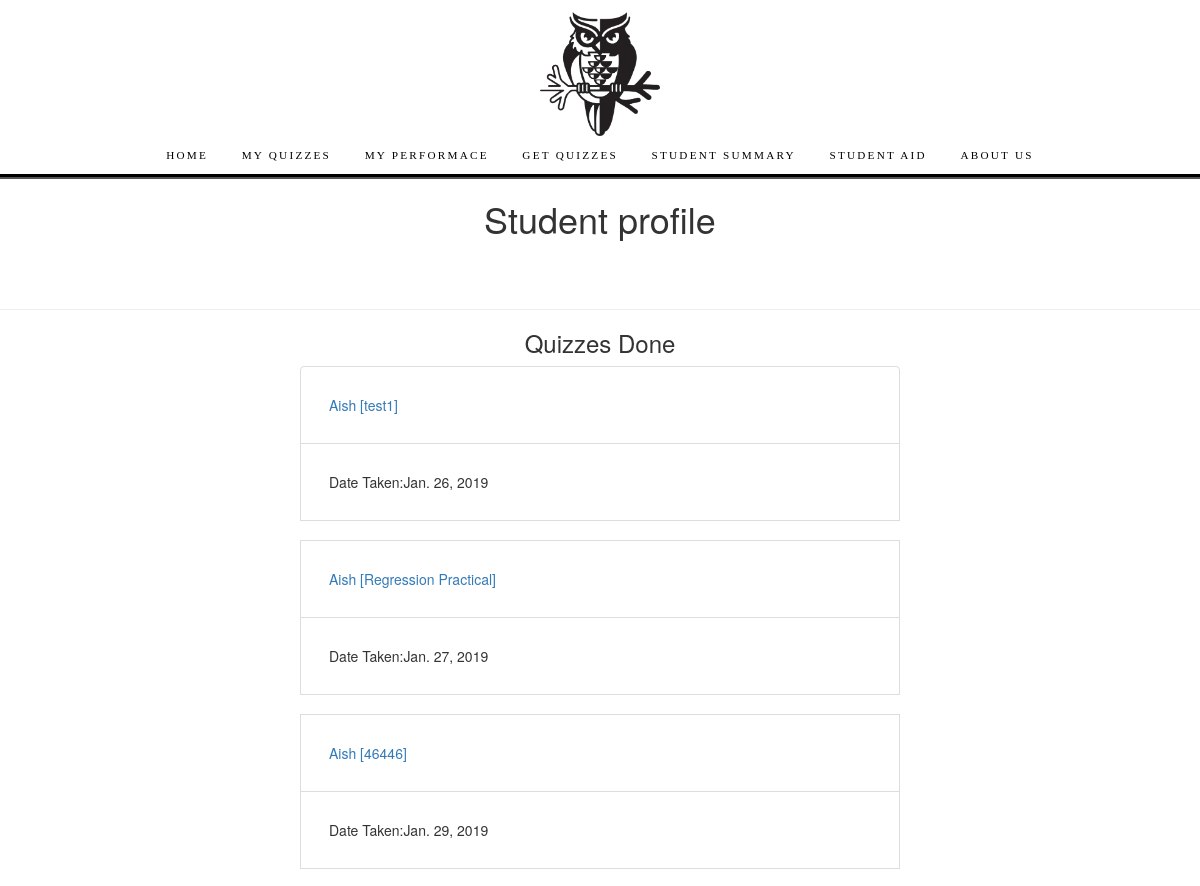
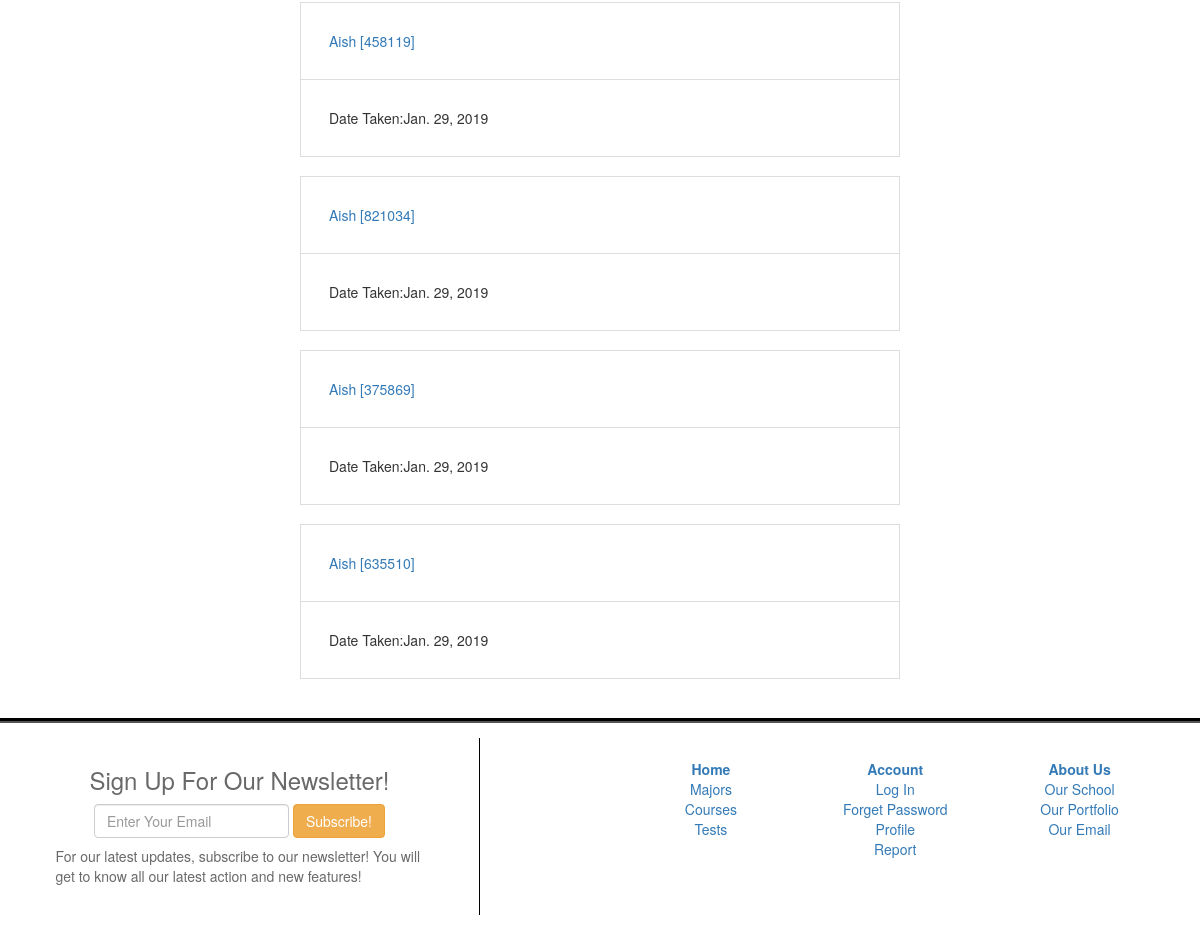
The app's page /quiz/test/ (signed in), older data (2 pictures, top to bottom).
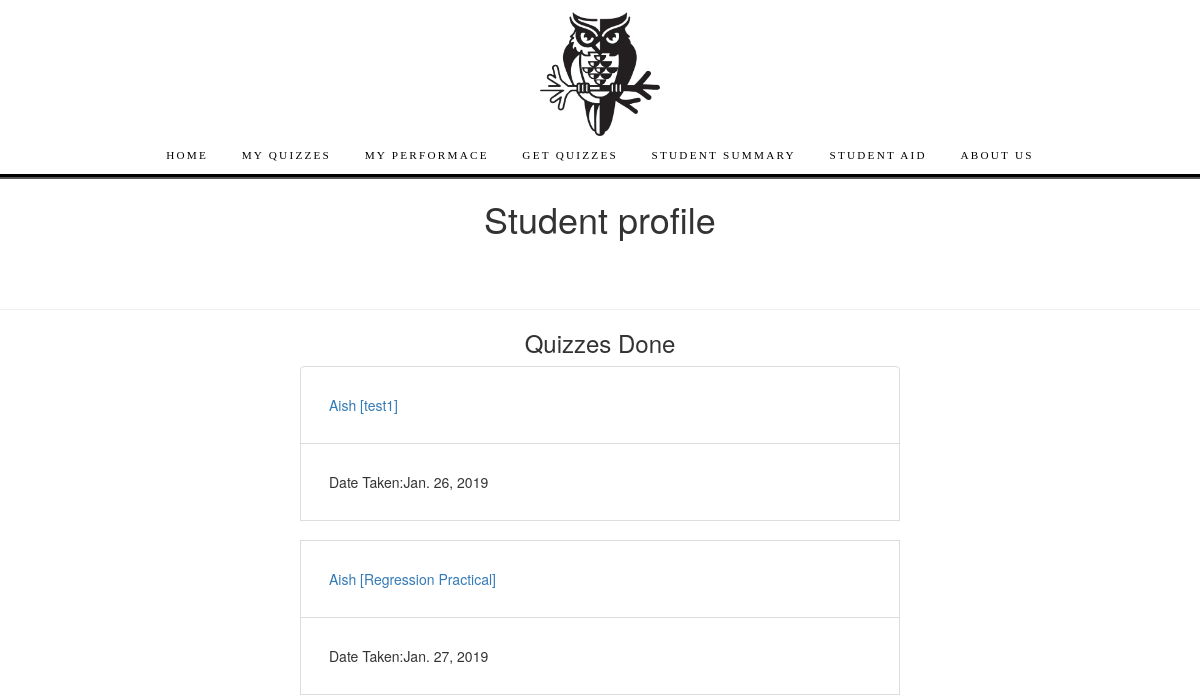
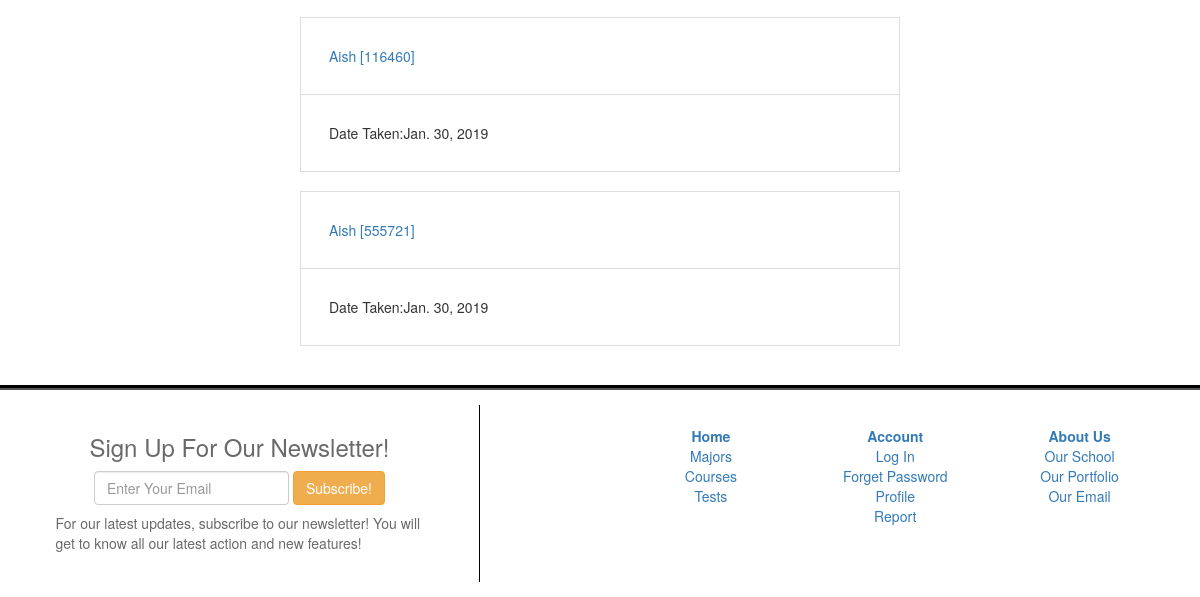
The same page, newer data (2 pictures, top to bottom).
### quiz/models.py (models this page shows, shortened)
class Summary(models.Model):
    student = models.ForeignKey(Student, on_delete=models.CASCADE, null = True)
    quiz = models.ForeignKey(Quiz, on_delete =  models.CASCADE, null = True)
    studentScore = models.IntegerField(default = 0)
    date_taken  = models.DateField(auto_now=True)
    class Meta:
        verbose_name = 'Finished_quiz'
        verbose_name_plural = 'Finished_quizzes'
    def get_absolute_url(self):
        return reverse("result-detail", args=[str(self.id)])
    def __str__(self):
        return f'{self.student} [{self.quiz}]'

class Student(models.Model):
    studentUser = models.OneToOneField(settings.AUTH_USER_MODEL, on_delete=models.CASCADE, null = True)
    assigned_quizzes = models.ManyToManyField(Quiz)
    M = 'M'
    F = 'F'
    GENDER_SELECT =  (
        (M, 'Male'),
        (F, 'Female'),
    )
    HIGHER_SELECT = (
        ('yes', 'yes'),
        ('no', 'no'),
    )
    ACTIVITIES_SELECT = (
         ('yes', 'yes'),
        ('no', 'no'),
    )
    SCH_SUPPORT = (
        ('yes', 'yes'),
        ('no', 'no')
    )
    sex = models.CharField(max_length = 1, choices = GENDER_SELECT, default = M)
    age = models.IntegerField(null = True)
    travelTime = models.IntegerField(null = True)
    studytime = models.IntegerField(null= True)
    higher = models.CharField(max_length = 3, choices = HIGHER_SELECT, blank = True, default = 'yes')
    activities = models.CharField(max_length = 3, choices = ACTIVITIES_SELECT , blank = True, default = 'yes')
    absences = models.IntegerField(null = True, blank = True)
    passed = models.IntegerField(null = True)
    schoolsup = models.CharField(max_length = 3, choices = SCH_SUPPORT , blank = True, default = 'yes')
    freetime = models.IntegerField(default = 0)
    class Meta:
        pass
    def __str__(self):
        return f'{self.studentUser.first_name}'

class Quiz(models.Model):
    quiz_name = models.CharField(max_length=50,  verbose_name = ("Quiz name"))
    description = models.CharField(max_length=500 , null = True)
    topic = models.ForeignKey(Subject,on_delete=models.SET_NULL, null = True)
    date_created = models.DateField(auto_now = True)
    pass_mark = models.SmallIntegerField( blank=True, null=True, verbose_name = ("Pass mark"), validators = [MaxValueValidator(100)]) # validates the maximum mark set
    class Meta:
        pass
    def __str__(self):
        return f'{self.quiz_name}'

### quiz/views.py (the view)
# urls.py: path('test/', views.studentReportView.as_view(), name = "individual-list"),
class studentReportView(LoginRequiredMixin, generic.ListView):
    context_object_name = "summary_list"
    model = Student
    template_name = "quiz/individual_list.html"
    def get_queryset(self,  **kwargs):
        student = self.request.user.student
        queryset = student.summary_set.all()
        return queryset

### quiz/templates/quiz/individual_list.html (shortened to what this page needs)
{%extends 'base.html'%}
{%block content%}
<h1 class="text-center">Student profile</h1>
{% if object_list %}
<br><br>
<hr>
<h3 class="text-center">Quizzes Done</h3>
<ul class="list-group"  style ="margin-left:auto; margin-right: auto; width: 50%">
    {% for s in object_list%}
    <li class = "list-group-item" style = "padding:2em;">
        <a href="{{s.get_absolute_url}}" >{{s}}</a>
    </li>
    <li class = "list-group-item" style = "padding:2em;">
        Date Taken:{{s.date_taken}}
    </li>
    <br>
{%endfor%}
</ul>
{% else %}
<p>There are no summaries avalaible</p>
{% endif %}
{%endblock content%}

Row changes from the older to the newer data that the page shows:
removed Summary: student+quiz "Aish [46446]", date_taken "Jan. 29, 2019"
removed Summary: student+quiz "Aish [458119]", date_taken "Jan. 29, 2019"
removed Summary: student+quiz "Aish [821034]", date_taken "Jan. 29, 2019"
removed Summary: student+quiz "Aish [375869]", date_taken "Jan. 29, 2019"
removed Summary: student+quiz "Aish [635510]", date_taken "Jan. 29, 2019"
added Summary: student+quiz "Aish [116460]", date_taken "Jan. 30, 2019"
added Summary: student+quiz "Aish [555721]", date_taken "Jan. 30, 2019"
